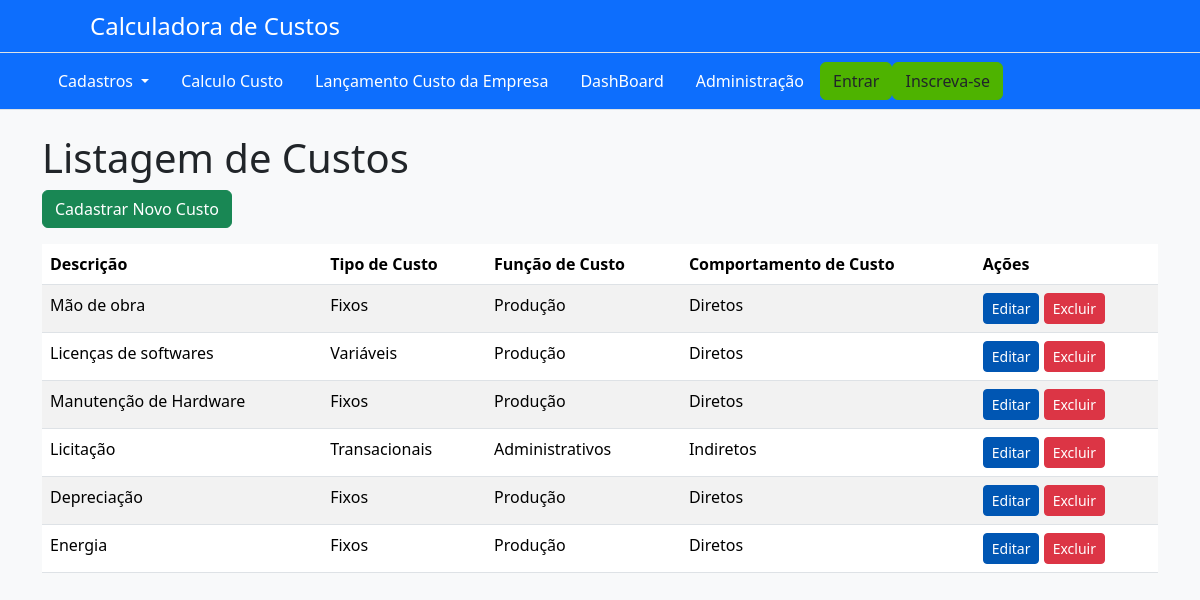
/listarcusto/, run on the app's committed database.
### AppCalculadora/models.py (models this page shows, shortened)
class Custo(models.Model):
    descricao = models.CharField(max_length=255)
    tipo_custo = models.ForeignKey(TipoCusto, on_delete=models.CASCADE, related_name="custos", default=1)
    funcao_custo = models.ForeignKey(FuncaoCusto, on_delete=models.CASCADE, related_name="custos", default=1)
    comportamento_custo = models.ForeignKey(ComportamentoCusto, on_delete=models.CASCADE, related_name="custos", default=1)  # assumindo que existe um ComportamentoCusto com ID 1

class TipoCusto(models.Model):
    nome = models.CharField(max_length=255, help_text="Nome do tipo de custo (ex: Pessoal, Energia, Licenças)")
    descricao = models.TextField(help_text="Descrição do tipo de custo")

class FuncaoCusto(models.Model):
    nome = models.CharField(max_length=255)
    exemplos = models.TextField()

class ComportamentoCusto(models.Model):
    nome = models.CharField(max_length=255)
    exemplos = models.TextField()

### AppCalculadora/views.py (the view)
# urls.py: path('listarcusto/', views.listar_custo, name='listarCusto'),
def listar_custo(request):
    custos = Custo.objects.all()
    return render(request, 'custo/listar_custo.html', {'custos': custos})

### AppCalculadora/templates/custo/listar_custo.html
{% extends 'base.html' %}
{% block content %}
<div class="container">
    <h1 class="page-title">Listagem de Custos</h1>
    <a href="{% url 'cadastrarCusto' %}" class="btn btn-success mb-3">Cadastrar Novo Custo</a>
    <table class="table table-striped">
        <thead>
            <tr>
                <th>Descrição</th>
                <th>Tipo de Custo</th>
                <th>Função de Custo</th>
                <th>Comportamento de Custo</th>
                <th>Ações</th>
            </tr>
        </thead>
        <tbody>
            {% for custo in custos %}
            <tr>
                <td>{{ custo.descricao }}</td>
                <td>{{ custo.tipo_custo.nome }}</td>
                <td>{{ custo.funcao_custo.nome }}</td>
                <td>{{ custo.comportamento_custo.nome }}</td>
                <td>
                    <a href="{% url 'editarCusto' custo.pk %}" class="btn btn-primary btn-sm">Editar</a>
                    <a href="{% url 'excluirCusto' custo.pk %}" class="btn btn-danger btn-sm">Excluir</a>
                </td>
            </tr>
            {% endfor %}
        </tbody>
    </table>
</div>
{% endblock %}

### AppCalculadora/static/css/custom.css (style rules this page uses)
body { background-color: #f8f9fa; color: #212529; }
.btn-primary { background-color: #0056b3; border-color: #0056b3; }

### data on the page
Custo: descricao "Mão de obra", tipo_custo.nome "Fixos", funcao_custo.nome "Produção", comportamento_custo.nome "Diretos"
Custo: descricao "Licenças de softwares", tipo_custo.nome "Variáveis", funcao_custo.nome "Produção", comportamento_custo.nome "Diretos"
Custo: descricao "Manutenção de Hardware", tipo_custo.nome "Fixos", funcao_custo.nome "Produção", comportamento_custo.nome "Diretos"
Custo: descricao "Licitação", tipo_custo.nome "Transacionais", funcao_custo.nome "Administrativos", comportamento_custo.nome "Indiretos"
Custo: descricao "Depreciação", tipo_custo.nome "Fixos", funcao_custo.nome "Produção", comportamento_custo.nome "Diretos"
Custo: descricao "Energia", tipo_custo.nome "Fixos", funcao_custo.nome "Produção", comportamento_custo.nome "Diretos"
